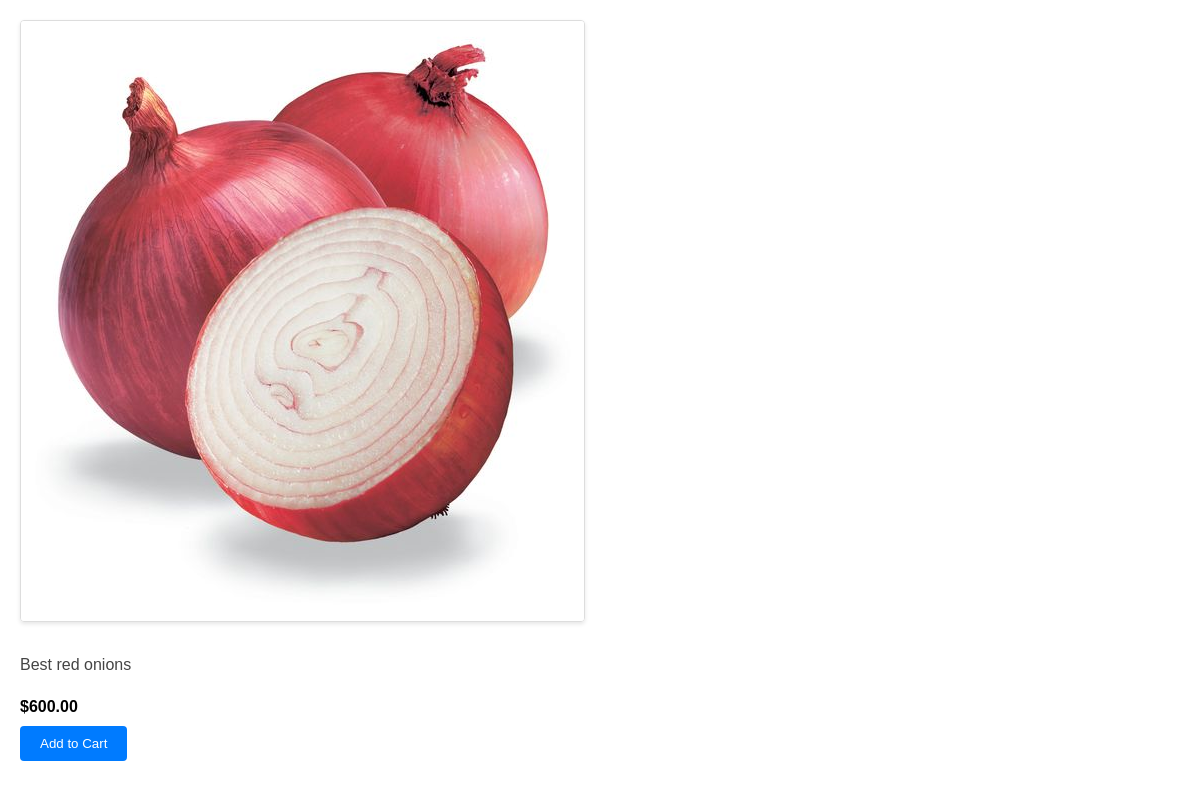
Before: /inventory/products/2/ with the older database file.
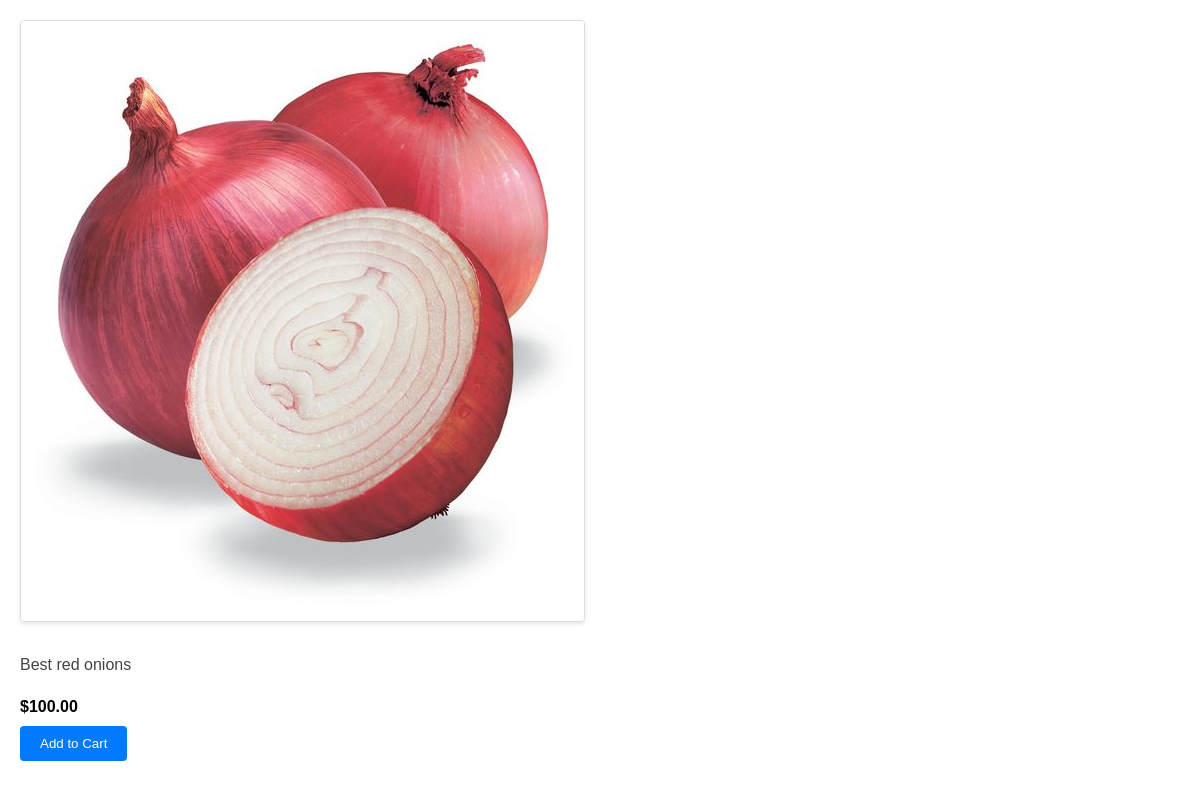
After: the same page with the newer database file.
### inventory/models.py (models this page shows)
class Product(models.Model):
    Vendor = models.ForeignKey(Vendor,null= True, on_delete = models.CASCADE)
    name=models.CharField(max_length=32)
    price=models.DecimalField(max_digits=6,decimal_places=2)
    stock=models.PositiveIntegerField()
    image=models.ImageField()
    description=models.TextField()
    date_created=models.DateTimeField(auto_now_add=True)
    date_updated=models.DateTimeField(auto_now=True)

### inventory/views.py (the view)
# urls.py: path("products/<int:id>/",product_detail,name ="product_detail_view"),
def product_detail(request,id):
    product= Product.objects.get(id=id)
    return render(request,"inventory/product_detail.html",{"product":product})

### templates/inventory/product_detail.html (shortened to what this page needs)
<!DOCTYPE html>
<html lang="en">
<head>
</head>
<body>
    <img src="{{product.image.url}}" alt=""/>
    <p>{{product.description}}</p>
    <span>${{product.price}}</span>
    <button>Add to Cart</button>
</body>
</html>

Changed rows visible on the page:
changed Product "Best red onions": price "600.00" → "100.00"
